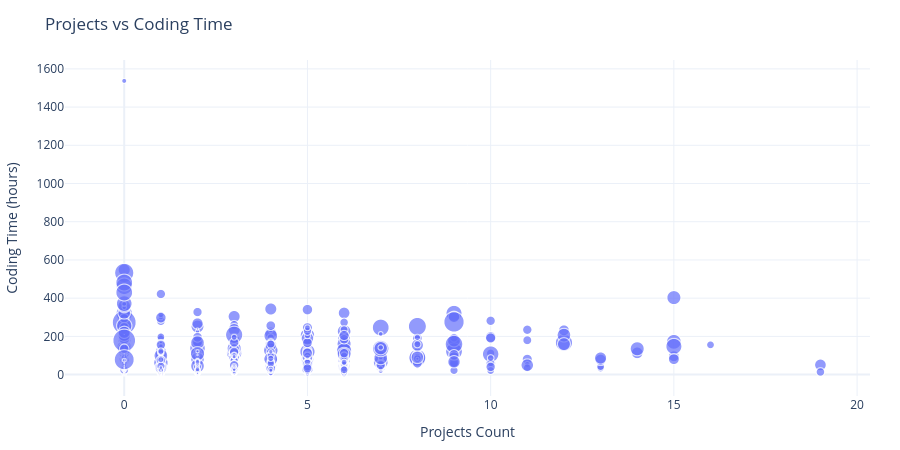

Write notebook code for a chart like this one.
### Markdown cell above
# Projects vs coding time

Which users have high project count and high coding time?

### Code cell
_df = df.copy()
_df['projects_count_num'] = pd.to_numeric(_df['projects_count'], errors='coerce')
_df['coding_time_hours'] = pd.to_numeric(_df['coding_time_seconds'], errors='coerce') / 3600
_df['devlogs_count_num'] = pd.to_numeric(_df['devlogs_count'], errors='coerce')

plot_df = _df.dropna(subset=['projects_count_num', 'coding_time_hours']).copy()

kwargs = {}
if plot_df['devlogs_count_num'].notna().any():
    kwargs['size'] = 'devlogs_count_num'
    kwargs['size_max'] = 24

fig = px.scatter(
    plot_df,
    x='projects_count_num', y='coding_time_hours',
    hover_data={'display_name': True, 'id': True,
                'projects_count_num': True, 'coding_time_hours': ':.1f'},
    labels={'projects_count_num': 'Projects Count', 'coding_time_hours': 'Coding Time (hours)',
            'devlogs_count_num': 'Devlogs Count'},
    title='Projects vs Coding Time',
    **kwargs
)
fig.update_layout(height=max(DEFAULT_HEIGHT, 450),
                  margin=dict(l=60, r=30, t=60, b=50))
fig.show()

save_plotly(fig, name='projects_vs_coding_time', description='Scatter plot of projects count versus coding time per user', friendly_name='Projects vs Coding Time')

### Figure 1 — Plotly figure (JSON) as saved in the notebook; plotly's stock layout.template omitted (floating-point values rounded to 4 significant figures; data arrays with more than 128 entries replaced by an {"elided": "..."} marker saying what was removed)
{"data": [{"customdata": {"elided": "13360x2 mixed values"}, "hovertemplate": "Projects Count=%{x}<br>Coding Time (hours)=%{y:.1f}<br>Devlogs Count=%{marker.size}<br>display_name=%{customdata[0]}<br>id=%{customdata[1]}<extra></extra>", "legendgroup": "", "marker": {"color": "#636efa", "size": {"elided": "13360 int values"}, "sizemode": "area", "sizeref": 0.3385, "symbol": "circle"}, "mode": "markers", "name": "", "showlegend": false, "type": "scattergl", "x": {"elided": "13360 int values"}, "xaxis": "x", "y": {"elided": "13360 float values"}, "yaxis": "y"}], "layout": {"height": 450, "legend": {"itemsizing": "constant", "tracegroupgap": 0}, "margin": {"b": 50, "l": 60, "r": 30, "t": 60}, "title": {"text": "Projects vs Coding Time"}, "xaxis": {"anchor": "y", "domain": [0, 1], "title": {"text": "Projects Count"}}, "yaxis": {"anchor": "x", "domain": [0, 1], "title": {"text": "Coding Time (hours)"}}}}
